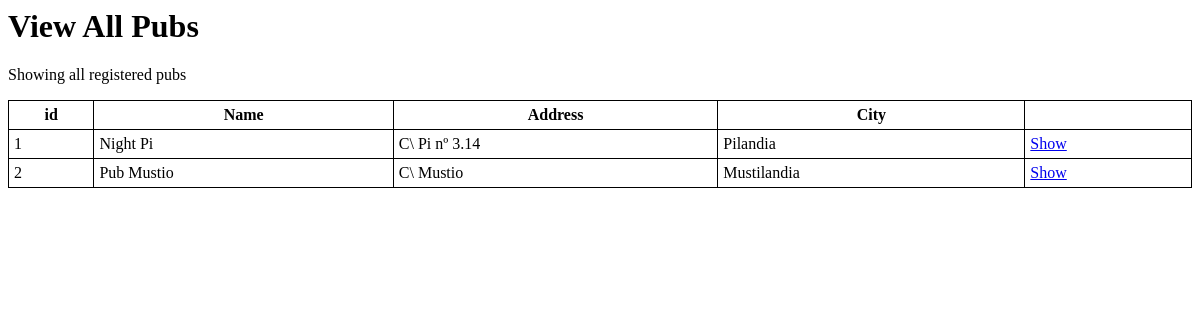
Before: /pub/ with the older database file.
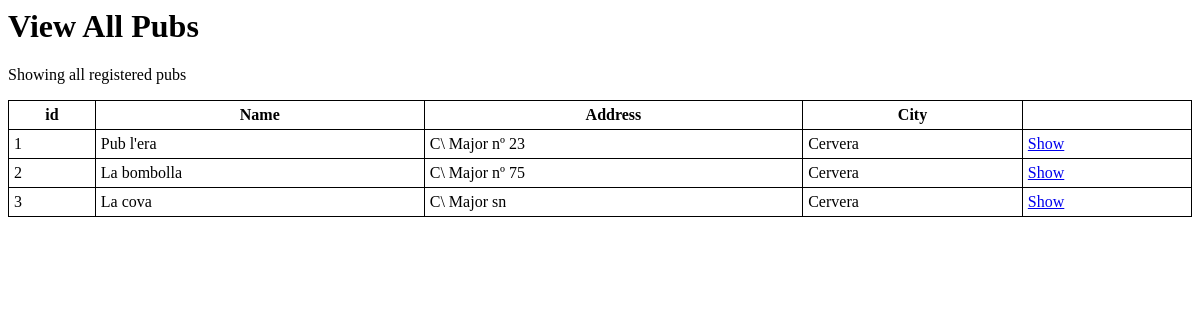
After: the same page with the newer database file.
### appPlayIT/models.py (models this page shows, shortened)
class Pub(models.Model):
    name = models.TextField()
    address = models.TextField()
    city = models.TextField()

### appPlayIT/views.py (the view)
# urls.py: url(r'^pub/$', get_pub_list),
def get_pub_list(request, format='html'):
    pubs = Pub.objects.all()
    if format == 'json':
        return render_json_response(pubs)
    elif format == 'xml':
        return render_xml_response(pubs)
    else:
        return render_to_response(
            'pub_list.html',
            {
                'titlehead' : 'PlayIT - View Pub List',
                'pagetitle' : 'View All Pubs',
                'pubs' : pubs
            }
        )

### appPlayIT/templates/pub_list.html
{% extends "basepage.html" %}
{% block content %}
    {% if pubs %}
        <p>Showing all registered pubs</p>
        <table style="width:100%" >
            <tr>
                <th>id</th>
                <th>Name</th>
                <th>Address</th>
                <th>City</th>
            </tr>
            {% for pub in pubs %}
                <tr>
                    <td>{{ pub.id }}</td>
                    <td>{{ pub.name }}</td>
                    <td>{{ pub.address }}</td>
                    <td>{{ pub.city }}</td>
                    <td><a href="/pub/{{ pub.id }}">Show</a></td>
                </tr>
            {% endfor %}
        </table>
    {% else %}
        <p>There are no registered pubs!</p>
    {% endif %}
{% endblock %}

### appPlayIT/templates/basepage.html (shortened to what this page needs)
<html>
    <head>
    </head>
    <body>
	<h1>{{ pagetitle }}</h1>
	{% block content %}
	{% endblock %}
    </body>
</html>

### appPlayIT/templates/basepage.html (style rules this page uses)
table, th, td { border: 1px solid black; border-collapse: collapse; }
th, td { padding: 5px; }

Changed rows visible on the page:
changed Pub id 1: name "Night Pi" → "Pub l'era"; address "C\\ Pi nº 3.14" → "C\\ Major nº 23"; city "Pilandia" → "Cervera"
changed Pub id 2: name "Pub Mustio" → "La bombolla"; address "C\\ Mustio" → "C\\ Major nº 75"; city "Mustilandia" → "Cervera"
added Pub: id "3", name "La cova", address "C\\ Major sn", city "Cervera"
